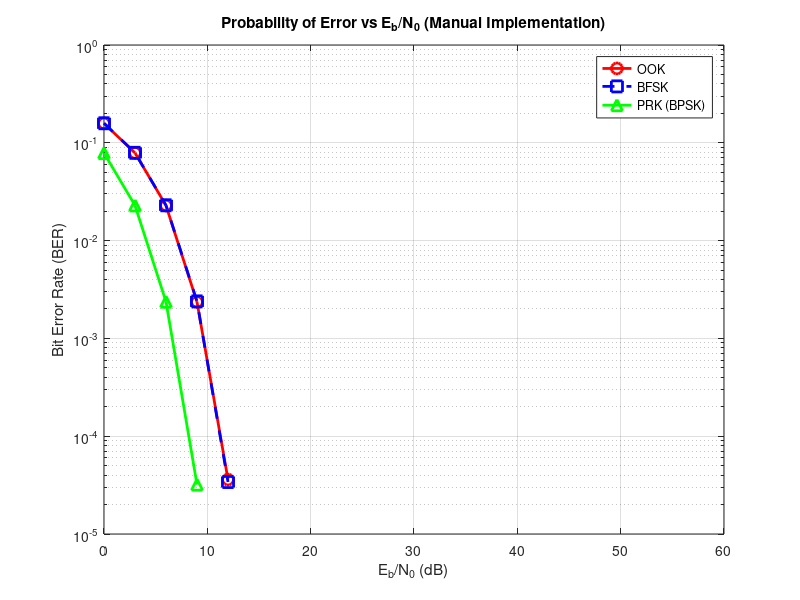

Recreate this plot in MATLAB. (Note: this script raises an error after producing the figure.)
% Digital Communications Final Project
% Part I: Performance of OOK, PRK, and BFSK

clear; clc; close all;

%% 1. Simulation Parameters
N_bits = 1e6; % 1 million bits
EbN0_dB = 0:3:60; % Eb/N0 range 

% Initialize empty BER vectors
BER_OOK = []; BER_PRK = []; BER_BFSK = [];

%% 2. Generate Random Binary Data
data = randi([0 1], 1, N_bits);

%% Manual Implementation Loop (Baseband Eb/N0)
for ebno = EbN0_dB
    % Calculate linear Eb/N0 and Noise Spectral Density (N0)
    % Assuming Eb = 1 for all schemes to normalize the curves
    EbN0_lin = 10^(ebno/10);
    N0 = 1 / EbN0_lin; 
    noise_variance = N0 / 2; % Baseband noise is N0/2 per dimension
    
    %% --- PRK (BPSK) ---
    % Distance = 2. 
    s_prk = 2*data - 1; % -1 and +1
    noise_prk = sqrt(noise_variance) * randn(1, N_bits); 
    r_prk = s_prk + noise_prk;
    detected_prk = r_prk > 0;
    BER_PRK = [BER_PRK, sum(data ~= detected_prk) / N_bits];
    
    %% --- BFSK (Orthogonal) ---
    % Distance = sqrt(2). 
    s_bfsk = zeros(1, N_bits);
    s_bfsk(data == 0) = 1;
    s_bfsk(data == 1) = 1i; 
    % Complex noise (N0/2 on real, N0/2 on imag)
    noise_bfsk = sqrt(noise_variance) * (randn(1, N_bits) + 1i*randn(1, N_bits));
    r_bfsk = s_bfsk + noise_bfsk;
    detected_bfsk = imag(r_bfsk) > real(r_bfsk);
    BER_BFSK = [BER_BFSK, sum(data ~= detected_bfsk) / N_bits];

    %% --- OOK (On-Off Keying) ---
    % To match Eb/N0, if average Eb = 1, peak energy must be 2.
    % So amplitude for '1' is sqrt(2). Distance = sqrt(2).
    s_ook = sqrt(2) * data; 
    noise_ook = sqrt(noise_variance) * randn(1, N_bits);
    r_ook = s_ook + noise_ook;
    detected_ook = r_ook > (sqrt(2)/2); % Threshold is halfway
    BER_OOK = [BER_OOK, sum(data ~= detected_ook) / N_bits];
end

%% Plot Manual
figure('Name', 'Manual Implementation Performance', 'Position', [100, 100, 800, 600]);
semilogy(EbN0_dB, BER_OOK, 'r-o', 'LineWidth', 2, 'MarkerSize', 8); hold on;
semilogy(EbN0_dB, BER_BFSK, 'b--s', 'LineWidth', 2, 'MarkerSize', 8); % Dashed to show overlap
semilogy(EbN0_dB, BER_PRK, 'g-^', 'LineWidth', 2, 'MarkerSize', 8);
grid on;
title('Probability of Error vs E_b/N_0 (Manual Implementation)');
xlabel('E_b/N_0 (dB)'); ylabel('Bit Error Rate (BER)');
legend('OOK', 'BFSK', 'PRK (BPSK)');
ylim([1e-5 1]);

%% 9. Built-in MATLAB Functions Evaluation
BER_OOK_builtin = zeros(1, length(EbN0_dB));
BER_PRK_builtin = zeros(1, length(EbN0_dB));
BER_BFSK_builtin = zeros(1, length(EbN0_dB));

M = 2; freq_sep = 1; nsamp = 8; Fs = 8; 

for i = 1:length(EbN0_dB)
    ebno = EbN0_dB(i);
    disp(['Processing Built-in Eb/N0: ', num2str(ebno), ' dB...']); 
    
    % --- PRK Built-in ---
    s_prk_built = pskmod(data, 2); 
    % awgn defaults to mapping SNR to Eb/N0 internally if we specify power
    r_prk_built = awgn(s_prk_built, ebno, 'measured');
    det_prk_built = pskdemod(r_prk_built, 2);
    [~, BER_PRK_builtin(i)] = biterr(data, det_prk_built);
    
    % --- BFSK Built-in ---
    s_bfsk_built = fskmod(data, M, freq_sep, nsamp, Fs); 
    % Adjust for oversampling so Eb/N0 remains accurate
    r_bfsk_built = awgn(s_bfsk_built, ebno - 10*log10(nsamp), 'measured');
    det_bfsk_built = fskdemod(r_bfsk_built, M, freq_sep, nsamp, Fs);
    [~, BER_BFSK_builtin(i)] = biterr(data, det_bfsk_built);

    % --- OOK Built-in ---
    % Standard PAM gives +1/-1. We shift to 0 and 1.
    s_pam = pammod(data, 2);
    s_ook_built = (s_pam + 1) / 2; 
    % OOK average power is 3dB lower than peak. To plot against Eb/N0, 
    % we must trick awgn by artificially adding 3dB to the noise target.
    r_ook_built = awgn(s_ook_built, ebno + 3, 'measured');
    det_ook_built = pamdemod(2 * r_ook_built - 1, 2);
    [~, BER_OOK_builtin(i)] = biterr(data, det_ook_built);
end

%% Plot Built-in
figure('Name', 'Built-in Functions Performance', 'Position', [150, 150, 800, 600]);
semilogy(EbN0_dB, BER_OOK_builtin, 'r-o', 'LineWidth', 2, 'MarkerSize', 8); hold on;
semilogy(EbN0_dB, BER_BFSK_builtin, 'b--s', 'LineWidth', 2, 'MarkerSize', 8);
semilogy(EbN0_dB, BER_PRK_builtin, 'g-^', 'LineWidth', 2, 'MarkerSize', 8);
grid on;
title('Probability of Error vs E_b/N_0 (MATLAB Built-in Verification)');
xlabel('E_b/N_0 (dB)'); ylabel('Bit Error Rate (BER)');
legend('OOK (Built-in)', 'BFSK (Built-in)', 'PRK (Built-in)');
ylim([1e-5 1]);
